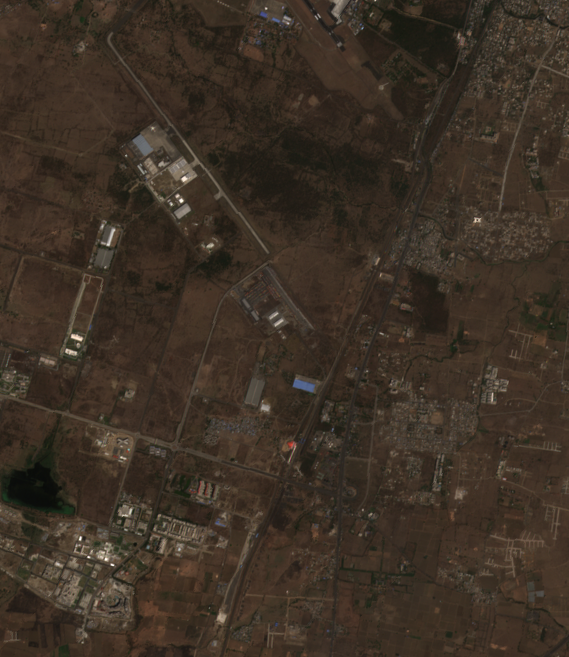
#> input picture nagpur_before.png, 569 x 657 px
$ python test_ssim.py
#> lines starting #> are read from the running program, lines starting #| are printed output that depends on the picture; after the words box and inside, x2 and y2 are one past the last pixel; in counts of white or black regions, pixels touching at a corner belong together
import cv2
import numpy as np
from skimage.metrics import structural_similarity as ssim

def run_ssim(before_path, after_path, threshold=0.7):
#> called with before_path = 'nagpur_before.png', after_path = 'nagpur_after.png', threshold = 0.7
    before = cv2.imread(before_path)
#> before is the input picture: shape (657, 569, 3); mean B, G, R 37.7, 48.7, 60.2
    after = cv2.imread(after_path)
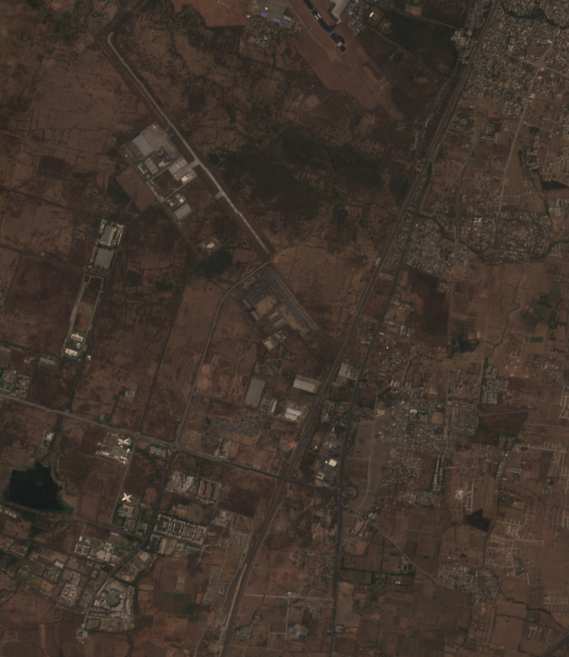
#> input picture nagpur_after.png, 569 x 657 px
#> after is the input picture: shape (657, 569, 3); mean B, G, R 44, 53, 65
    if before is None or after is None:
        print(f"Error loading images: {before_path}, {after_path}")
        return

    assert before.shape == after.shape, f"Shape mismatch: {before.shape} vs {after.shape}"

    before_gray = cv2.cvtColor(before, cv2.COLOR_BGR2GRAY)
    after_gray = cv2.cvtColor(after, cv2.COLOR_BGR2GRAY)

    score, diff_map = ssim(before_gray, after_gray, full=True)
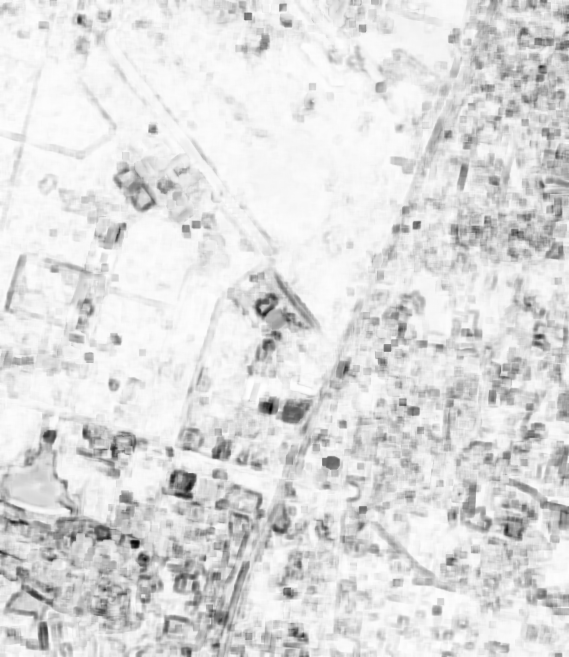
#> diff_map: shape (657, 569) float64; min -0.565, max 0.994, mean 0.792; drawn with min black and max white
#> score = 0.792
    print(f"Overall SSIM similarity: {score:.4f}")
#| Overall SSIM similarity: 0.7923

    diff_map = (1 - diff_map)
    diff_map = (diff_map * 255).astype("uint8")
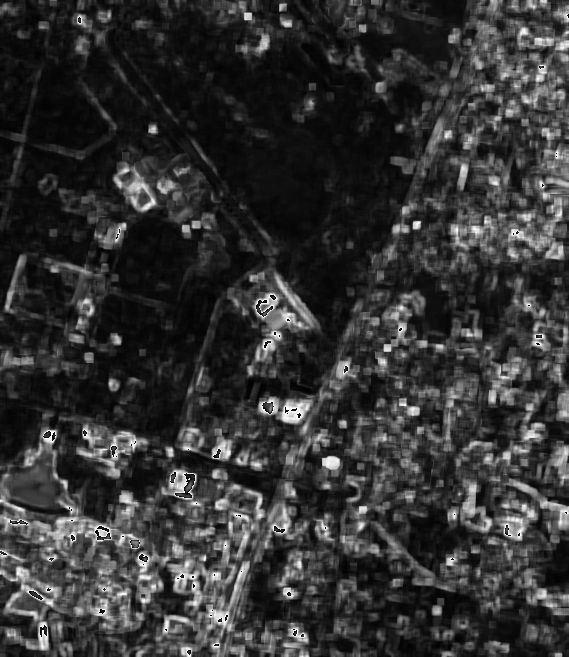
#> diff_map: shape (657, 569); min 0, max 255, mean 51.5

    # Threshold: lower similarity (higher dissimilarity) = change
    _, change_mask = cv2.threshold(diff_map, int((1 - threshold) * 255), 255, cv2.THRESH_BINARY)
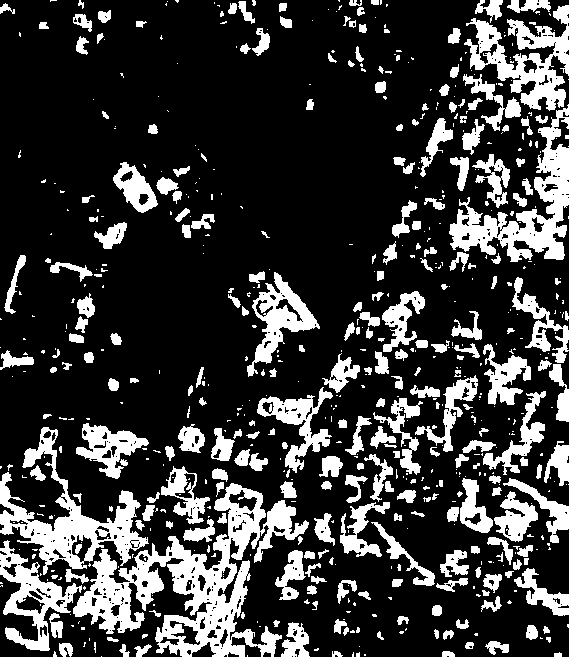
#> change_mask: shape (657, 569); 22.6% white; 658 white regions (393 under 20 px), largest, box (x1, y1, x2, y2) and area: (73, 483, 309, 657) 13135, (0, 427, 149, 575) 5915, (449, 104, 569, 262) 5845

    kernel = np.ones((3, 3), np.uint8)
    change_mask = cv2.morphologyEx(change_mask, cv2.MORPH_OPEN, kernel)
#> change_mask: shape (657, 569); 20.9% white; 388 white regions (92 under 20 px), largest, box (x1, y1, x2, y2) and area: (155, 535, 250, 657) 5678, (13, 470, 148, 569) 4107, (498, 119, 569, 262) 4033
    change_mask = cv2.morphologyEx(change_mask, cv2.MORPH_CLOSE, kernel)
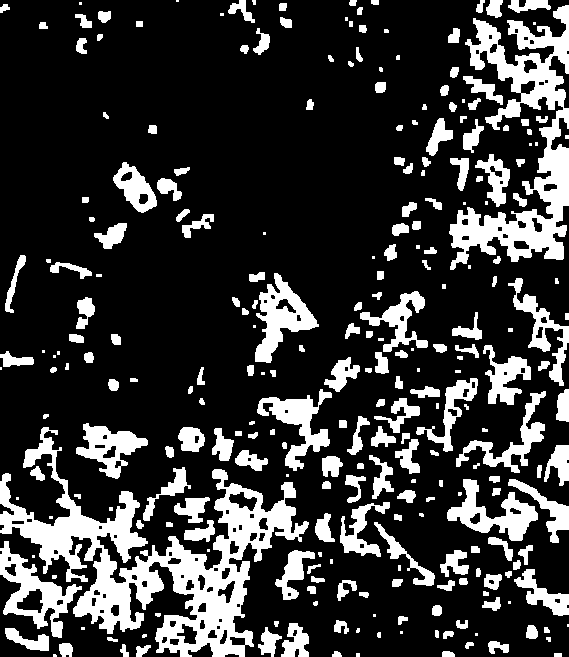
#> change_mask: shape (657, 569); 21.8% white; 268 white regions (55 under 20 px), largest, box (x1, y1, x2, y2) and area: (0, 427, 309, 657) 19714, (449, 5, 569, 270) 11224, (0, 541, 82, 638) 2588

    change_percent = (np.sum(change_mask == 255) / change_mask.size) * 100
#> change_percent = 21.76
    print(f"SSIM-based change detected (threshold={threshold}): {change_percent:.2f}% of area")
#| SSIM-based change detected (threshold=0.7): 21.76% of area

    overlay = after.copy()
    overlay[change_mask == 255] = [0, 0, 255]
    blended = cv2.addWeighted(after, 0.6, overlay, 0.4, 0)

    cv2.imwrite("ssim_change_mask.png", change_mask)
    cv2.imwrite("ssim_change_overlay.png", blended)
    print("Saved ssim_change_mask.png and ssim_change_overlay.png")

    # Also test sweep
    print("\n--- SSIM Sensitivity Sweep ---")
    for th in [0.50, 0.60, 0.65, 0.70, 0.75, 0.80, 0.85]:
        _, mask = cv2.threshold(diff_map, int((1 - th) * 255), 255, cv2.THRESH_BINARY)
        mask = cv2.morphologyEx(mask, cv2.MORPH_OPEN, kernel)
        mask = cv2.morphologyEx(mask, cv2.MORPH_CLOSE, kernel)
        pct = (np.sum(mask == 255) / mask.size) * 100
        print(f"  Threshold {th:.2f} (dissimilarity >= {int((1-th)*255):3d}/255): {pct:6.2f}% area changed")
#> this loop made 7 passes
#> pct on passes 1 to 7: 6.88, 12.49, 16.53, 21.76, 28.48, 37.33, 47.33
#|   Threshold 0.50 (dissimilarity >= 127/255):   6.88% area changed
#|   Threshold 0.60 (dissimilarity >= 102/255):  12.49% area changed
#|   Threshold 0.65 (dissimilarity >=  89/255):  16.53% area changed
#|   Threshold 0.70 (dissimilarity >=  76/255):  21.76% area changed
#|   Threshold 0.75 (dissimilarity >=  63/255):  28.48% area changed
#|   Threshold 0.80 (dissimilarity >=  50/255):  37.33% area changed
#|   Threshold 0.85 (dissimilarity >=  38/255):  47.33% area changed
#> pass 1, in run_ssim, `mask = cv2.morphologyEx(mask, cv2.MORPH_CLOSE, kernel)`:
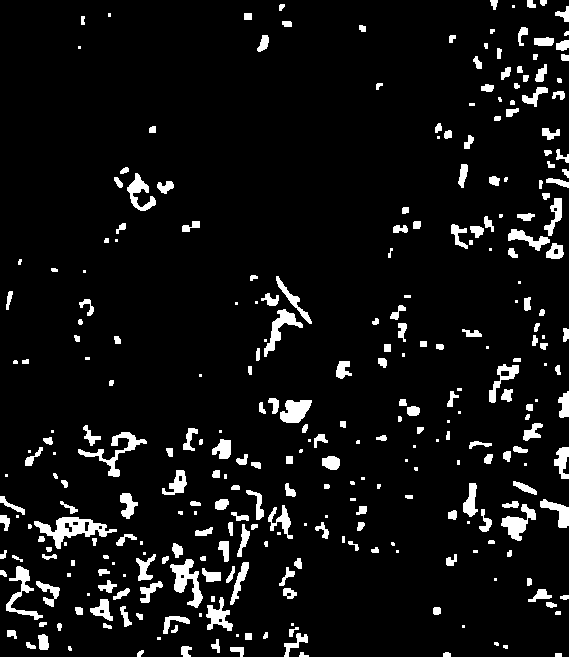
#> mask: shape (657, 569); 6.9% white; 308 white regions (74 under 20 px), largest, box (x1, y1, x2, y2) and area: (34, 517, 117, 549) 1001, (170, 559, 203, 608) 696, (78, 432, 147, 477) 667
#> pass 2, in run_ssim, `_, mask = cv2.threshold(diff_map, int((1 - th) * 255), 255, cv2.THRESH..`:
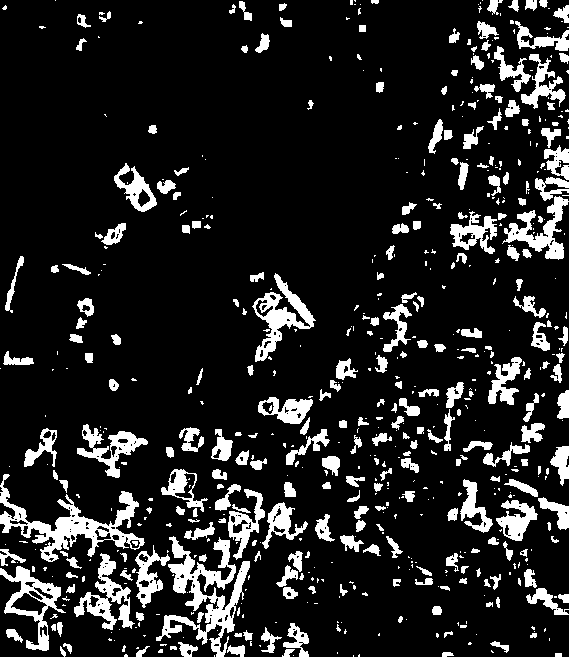
#> mask: shape (657, 569); 13.6% white; 626 white regions (356 under 20 px), largest, box (x1, y1, x2, y2) and area: (156, 536, 250, 657) 3670, (0, 474, 145, 562) 3335, (252, 273, 316, 362) 1779

if __name__ == "__main__":
    run_ssim("nagpur_before.png", "nagpur_after.png", threshold=0.7)
